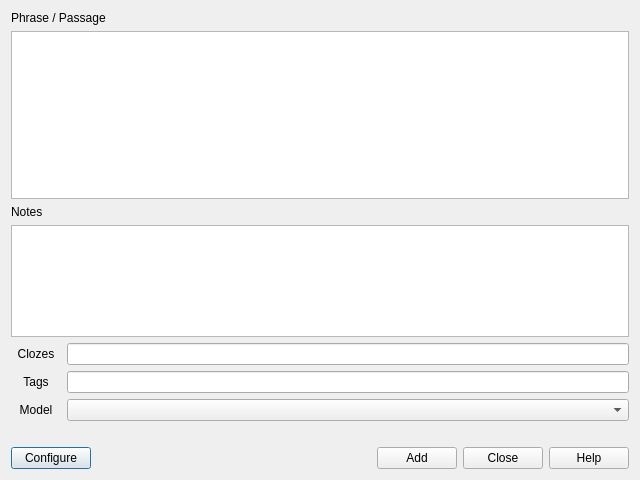
<?xml version="1.0" encoding="UTF-8"?>
<ui version="4.0">
 <author>Adam Mesha</author>
 <class>Dialog</class>
 <widget class="QDialog" name="Dialog">
  <property name="geometry">
   <rect>
    <x>0</x>
    <y>0</y>
    <width>640</width>
    <height>480</height>
   </rect>
  </property>
  <property name="windowTitle">
   <string>Add MCD Cards</string>
  </property>
  <layout class="QVBoxLayout" name="verticalLayout_3">
   <item>
    <layout class="QVBoxLayout" name="verticalLayout" stretch="0,0,0,1,0,0">
     <property name="sizeConstraint">
      <enum>QLayout::SetMinAndMaxSize</enum>
     </property>
     <item>
      <layout class="QVBoxLayout" name="verticalLayout_2" stretch="0,6,0,4">
       <item>
        <widget class="QLabel" name="label">
         <property name="text">
          <string>Phrase / Passage</string>
         </property>
        </widget>
       </item>
       <item>
        <widget class="QPlainTextEdit" name="selectionEdit">
         <property name="font">
          <font>
           <family>Arial</family>
           <pointsize>14</pointsize>
          </font>
         </property>
         <property name="tabChangesFocus">
          <bool>true</bool>
         </property>
        </widget>
       </item>
       <item>
        <widget class="QLabel" name="label_2">
         <property name="text">
          <string>Notes</string>
         </property>
        </widget>
       </item>
       <item>
        <widget class="QPlainTextEdit" name="notesEdit">
         <property name="font">
          <font>
           <family>Arial</family>
           <pointsize>14</pointsize>
          </font>
         </property>
         <property name="tabChangesFocus">
          <bool>true</bool>
         </property>
        </widget>
       </item>
      </layout>
     </item>
     <item>
      <layout class="QHBoxLayout" name="horizontalLayout_3">
       <item>
        <widget class="QLabel" name="label_3">
         <property name="sizePolicy">
          <sizepolicy hsizetype="Minimum" vsizetype="Preferred">
           <horstretch>0</horstretch>
           <verstretch>0</verstretch>
          </sizepolicy>
         </property>
         <property name="maximumSize">
          <size>
           <width>50</width>
           <height>16777215</height>
          </size>
         </property>
         <property name="text">
          <string>Clozes</string>
         </property>
         <property name="alignment">
          <set>Qt::AlignCenter</set>
         </property>
        </widget>
       </item>
       <item>
        <widget class="QLineEdit" name="clozesEdit">
         <property name="sizePolicy">
          <sizepolicy hsizetype="Preferred" vsizetype="Fixed">
           <horstretch>0</horstretch>
           <verstretch>0</verstretch>
          </sizepolicy>
         </property>
        </widget>
       </item>
      </layout>
     </item>
     <item>
      <layout class="QHBoxLayout" name="horizontalLayout">
       <item>
        <widget class="QLabel" name="modellabel">
         <property name="sizePolicy">
          <sizepolicy hsizetype="Minimum" vsizetype="Preferred">
           <horstretch>0</horstretch>
           <verstretch>0</verstretch>
          </sizepolicy>
         </property>
         <property name="maximumSize">
          <size>
           <width>50</width>
           <height>16777215</height>
          </size>
         </property>
         <property name="text">
          <string>Tags</string>
         </property>
         <property name="alignment">
          <set>Qt::AlignCenter</set>
         </property>
        </widget>
       </item>
       <item>
        <widget class="TagEdit" name="tagslineedit">
         <property name="sizePolicy">
          <sizepolicy hsizetype="Preferred" vsizetype="Fixed">
           <horstretch>0</horstretch>
           <verstretch>0</verstretch>
          </sizepolicy>
         </property>
        </widget>
       </item>
      </layout>
     </item>
     <item>
      <layout class="QHBoxLayout" name="horizontalLayout_4">
       <item>
        <widget class="QLabel" name="tagslabel">
         <property name="sizePolicy">
          <sizepolicy hsizetype="Minimum" vsizetype="Preferred">
           <horstretch>0</horstretch>
           <verstretch>0</verstretch>
          </sizepolicy>
         </property>
         <property name="maximumSize">
          <size>
           <width>50</width>
           <height>16777215</height>
          </size>
         </property>
         <property name="text">
          <string>Model</string>
         </property>
         <property name="alignment">
          <set>Qt::AlignCenter</set>
         </property>
        </widget>
       </item>
       <item>
        <widget class="QComboBox" name="modelcombobox"/>
       </item>
      </layout>
     </item>
     <item>
      <layout class="QHBoxLayout" name="horizontalLayout_5">
       <item>
        <widget class="QLabel" name="statusLabel">
         <property name="text">
          <string/>
         </property>
        </widget>
       </item>
      </layout>
     </item>
     <item>
      <layout class="QHBoxLayout" name="horizontalLayout_2">
       <item>
        <widget class="QPushButton" name="configbutton">
         <property name="sizePolicy">
          <sizepolicy hsizetype="Preferred" vsizetype="Fixed">
           <horstretch>0</horstretch>
           <verstretch>0</verstretch>
          </sizepolicy>
         </property>
         <property name="text">
          <string>Configure</string>
         </property>
         <property name="checkable">
          <bool>false</bool>
         </property>
        </widget>
       </item>
       <item>
        <spacer name="horizontalSpacer">
         <property name="orientation">
          <enum>Qt::Horizontal</enum>
         </property>
         <property name="sizeHint" stdset="0">
          <size>
           <width>40</width>
           <height>20</height>
          </size>
         </property>
        </spacer>
       </item>
       <item>
        <widget class="QPushButton" name="addButton">
         <property name="text">
          <string>Add</string>
         </property>
        </widget>
       </item>
       <item>
        <widget class="QDialogButtonBox" name="buttonBox">
         <property name="sizePolicy">
          <sizepolicy hsizetype="Maximum" vsizetype="Minimum">
           <horstretch>0</horstretch>
           <verstretch>0</verstretch>
          </sizepolicy>
         </property>
         <property name="orientation">
          <enum>Qt::Horizontal</enum>
         </property>
         <property name="standardButtons">
          <set>QDialogButtonBox::Close|QDialogButtonBox::Help</set>
         </property>
         <property name="centerButtons">
          <bool>false</bool>
         </property>
        </widget>
       </item>
      </layout>
     </item>
    </layout>
   </item>
  </layout>
 </widget>
 <customwidgets>
  <customwidget>
   <class>TagEdit</class>
   <extends>QLineEdit</extends>
   <header location="global">ankiqt.ui.tagedit</header>
  </customwidget>
 </customwidgets>
 <tabstops>
  <tabstop>selectionEdit</tabstop>
  <tabstop>notesEdit</tabstop>
  <tabstop>clozesEdit</tabstop>
  <tabstop>tagslineedit</tabstop>
  <tabstop>modelcombobox</tabstop>
  <tabstop>configbutton</tabstop>
  <tabstop>addButton</tabstop>
  <tabstop>buttonBox</tabstop>
 </tabstops>
 <resources/>
 <connections>
  <connection>
   <sender>buttonBox</sender>
   <signal>accepted()</signal>
   <receiver>Dialog</receiver>
   <slot>accept()</slot>
   <hints>
    <hint type="sourcelabel">
     <x>248</x>
     <y>254</y>
    </hint>
    <hint type="destinationlabel">
     <x>157</x>
     <y>274</y>
    </hint>
   </hints>
  </connection>
  <connection>
   <sender>buttonBox</sender>
   <signal>rejected()</signal>
   <receiver>Dialog</receiver>
   <slot>reject()</slot>
   <hints>
    <hint type="sourcelabel">
     <x>316</x>
     <y>260</y>
    </hint>
    <hint type="destinationlabel">
     <x>286</x>
     <y>274</y>
    </hint>
   </hints>
  </connection>
 </connections>
</ui>
